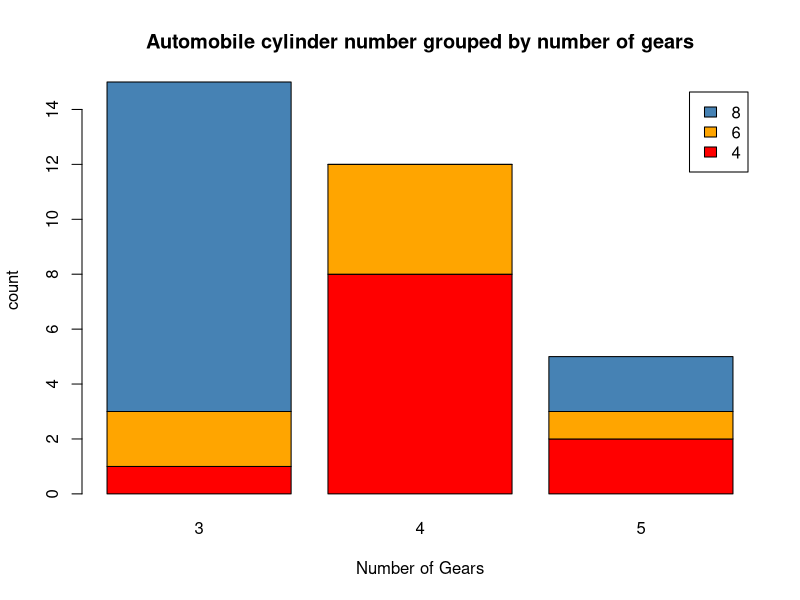
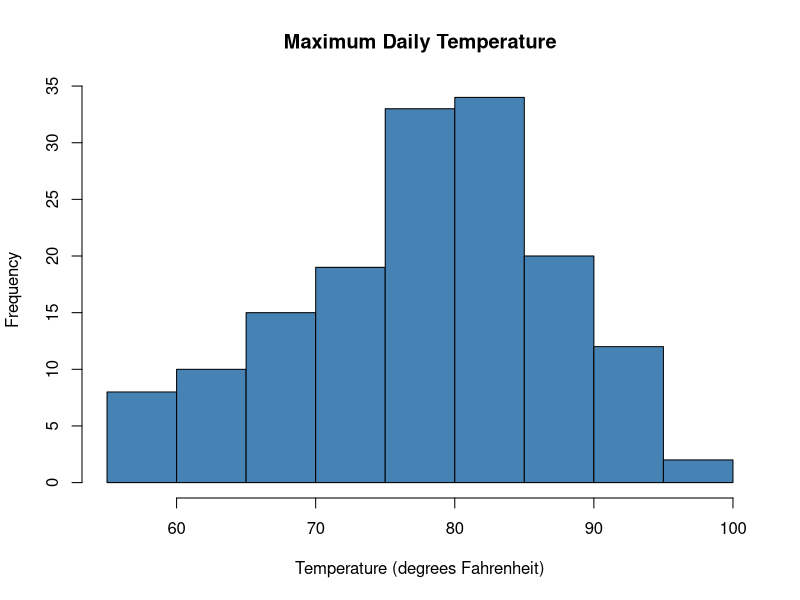
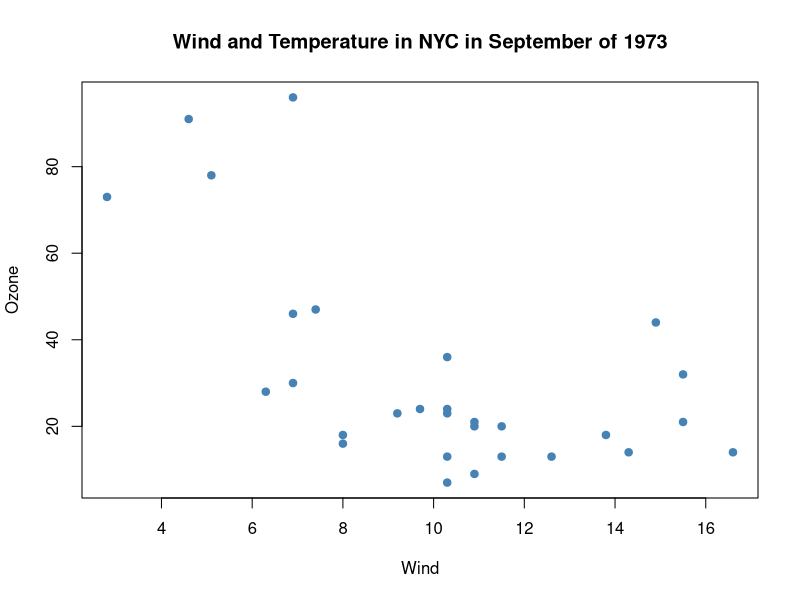
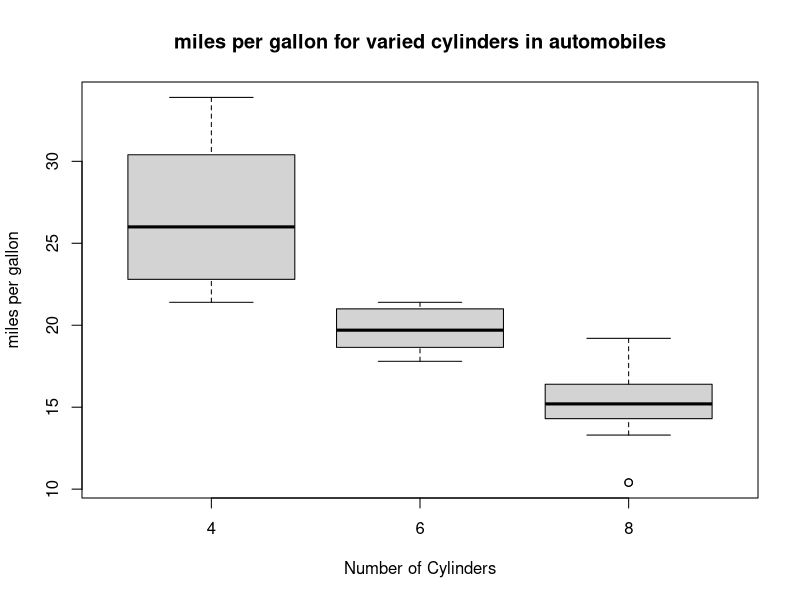
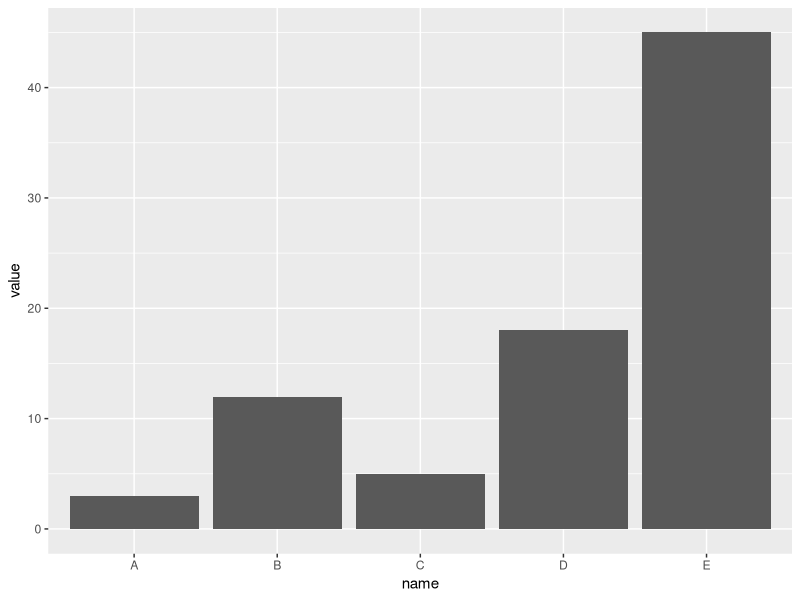

Generate these figures, in order, with R:
install.packages("ggplot2")

Numbers<-table(mtcars$cyl,mtcars$gear)
barplot(Numbers,main='Automobile cylinder number grouped by number of gears', 
        col=c('red','orange', 'steelblue'),legend=rownames(Numbers),xlab='Number of Gears',
        ylab='count')

hist(airquality$Temp,col='steelblue',main='Maximum Daily Temperature',
     xlab='Temperature (degrees Fahrenheit)')

with(subset(airquality,Month==9),plot(Wind,Ozone,col='steelblue',pch=20,cex=1.5)) 
title('Wind and Temperature in NYC in September of 1973')

mtcars<-transform(mtcars,cyl=factor(cyl)) # convert 'cyl' column from class 'numeric' to class 'factor'
class(mtcars$cyl) # 'cyl' is now a categorical variable 
boxplot(mpg~cyl,mtcars,xlab='Number of Cylinders',ylab='miles per gallon',
        main='miles per gallon for varied cylinders in automobiles',cex.main=1.2)

library(ggplot2)
# Create data
data <- data.frame(
  name=c("A","B","C","D","E") ,  
  value=c(3,12,5,18,45)
)

# Barplot
ggplot(data, aes(x=name, y=value)) + 
  geom_bar(stat = "identity")